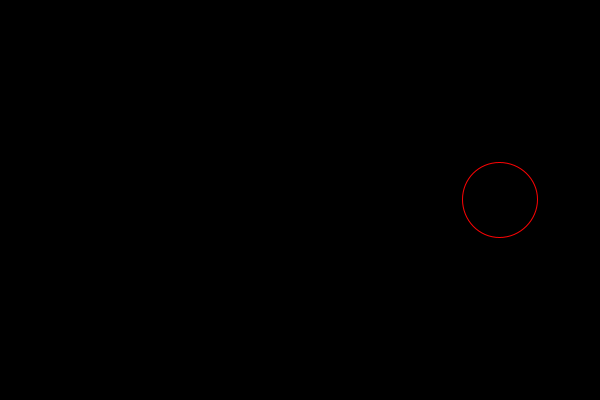
Frame 1 (no input)
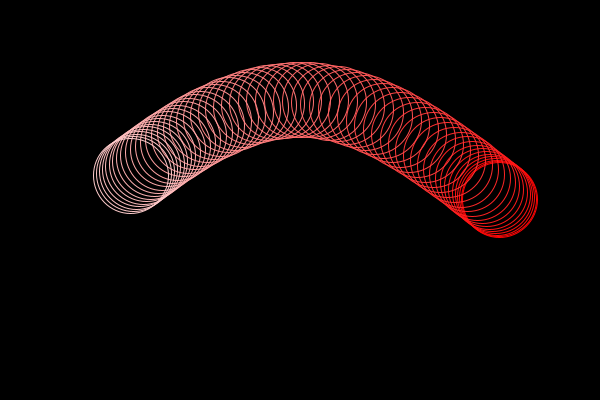
Frame 60 (the mouse pressed at the canvas centre just before this capture)
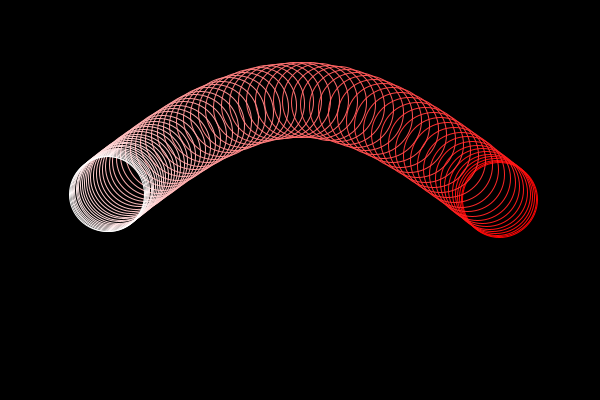
Frame 120 (the mouse held since frame 60 and released just before this capture)

The Processing sketch that drew these frames (run headless with seeded random() and noise(); from frame 60 on, the mouse is pressed at the canvas centre):

// Processing sketch: bell2
// ── bell2.pde
void setup() {
   size(600, 400);
   background(0);
   noFill();
   stroke(255);
}   

void draw() {
   if (frameCount > 75) return;
   float percent = map(frameCount, 0, 75, 0, 1);
   float v = exp(-4*percent*percent);
   float centerx = lerp(100, 500, v);
   float centery = lerp(200, 100, sin(v * radians(180)));
   stroke(255, 255*percent, 255*percent);
   ellipse(centerx, centery, 75, 75);
}
